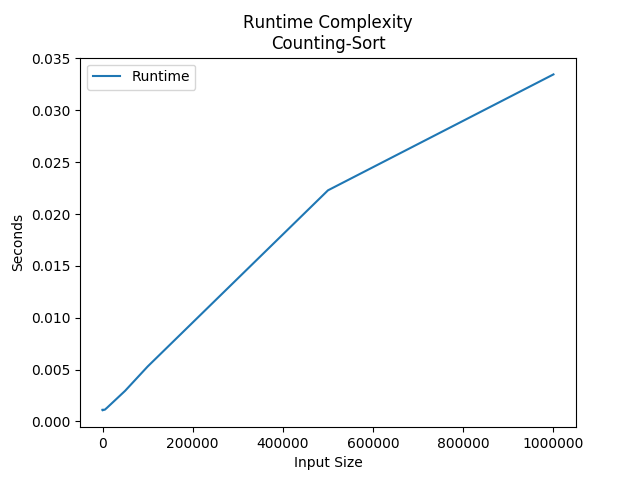

Write the Python code that produced this figure.
import matplotlib.pyplot as plt
import numpy as np

x, y = np.loadtxt('counting_sort.txt', delimiter=',', unpack=True)
plt.plot(x,y, label='Runtime')

plt.xlabel('Input Size')
plt.ylabel('Seconds')
plt.title('Runtime Complexity\nCounting-Sort')
plt.legend()
plt.show()
